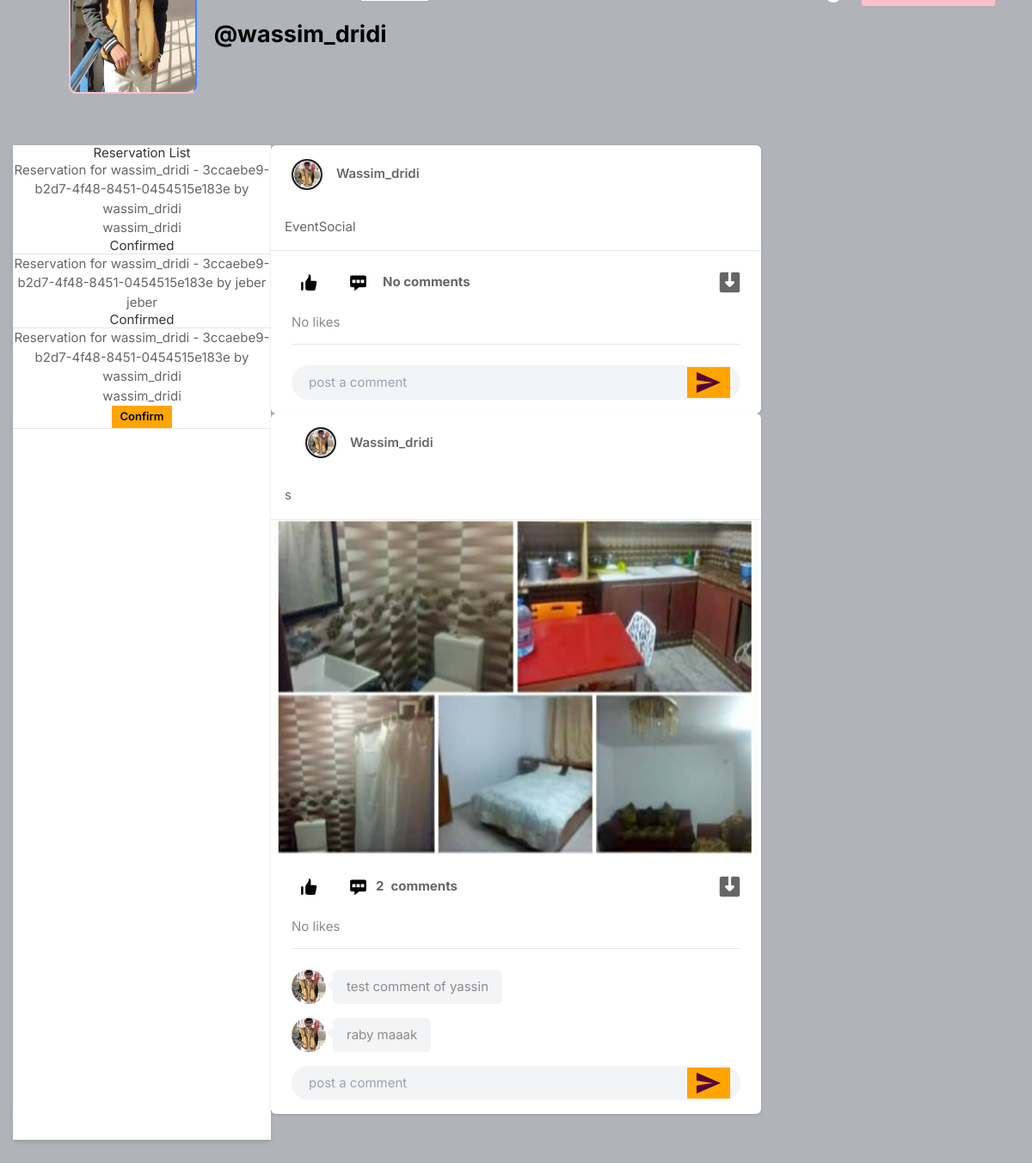
Page /account/profile/wassim_dridi (signed in) on the committed database.
### authentification/models.py (models this page shows, shortened)
class Profile(models.Model):
    user = models.ForeignKey(User , on_delete=models.CASCADE)
    id_user = models.IntegerField(default=uuid.uuid4)
    phoneNumber = models.IntegerField(blank=True , default=216)
    bio = models.TextField(blank=True , default='')
    utilisateur = models.IntegerField(default=0)
    location = models.CharField(max_length=100, blank=True ,default='')
    profileimg = models.ImageField(upload_to='profile_images/%y/%m/%d', default='blank-profile-picture.png')
    """
    firstName =
        relationship = models.IntegerField(choices=[(0, "None"), (1, "Single"), (2, "In a relationship"), (3, "Married"), (4, "Engaged")], default=0)

    lastName
    phoneNumber
    bio = models.TextField(blank=True)
    profileimg = models.ImageField(upload_to='profile_images', default='blank-profile-picture.png')
    location = models.CharField(max_length=100, blank=True) """

### account/models.py (models this page shows, shortened)
class Reservation(models.Model):
    post = models.ForeignKey(Post, on_delete=models.CASCADE)
    userPost = models.ForeignKey(User, on_delete=models.CASCADE, related_name='posted_reservations')
    user = models.ForeignKey(User, on_delete=models.CASCADE)
    confirmed = models.BooleanField(default=False)
    reservate_at = models.DateTimeField(default=datetime.now)
    def __str__(self):
        return f'Reservation for {self.post} by {self.user}'

class Post(models.Model):
    id = models.UUIDField(primary_key=True, default=uuid.uuid4)
    user = models.ForeignKey(User, on_delete=models.CASCADE)
    image = models.ImageField(upload_to='post_images/%y/%m/%d')
    caption = models.TextField()
    created_at = models.DateTimeField(default=datetime.now)
    likes = models.ManyToManyField(User, related_name='liked_posts', default=None)
    no_of_likes = models.IntegerField(default=0)
    type = models.TextField()
    nbrPersonne = models.IntegerField (default=1)
    def __str__(self):
        return f'{self.user.username} - {self.id}'

class Comment(models.Model):
    user = models.ForeignKey(User, on_delete=models.CASCADE)
    post = models.ForeignKey(Post, on_delete=models.CASCADE, related_name='comments')
    text = models.TextField()
    created_at = models.DateTimeField(default=datetime.now)

### account/views.py (the view)
# urls.py: path('profile/<str:pk>', views.profile, name='profile'),
def profile(request , pk):
    user_object = User.objects.get(username=pk)
    user_profile = Profile.objects.get(user=user_object)
    posts = Post.objects.filter(user=user_object)
    user_post_length = len(posts)
    reservations = Reservation.objects.filter(userPost=request.user)
    if request.user.is_authenticated:
        follower = request.user
        if Follow.objects.filter(follower=follower, followed_user=user_object).exists():
            button_text = 'Unfollow'
        else:
            button_text = 'Follow'
    else:
        button_text = None
    user_followers = Follow.objects.filter(followed_user=user_object).count()
    user_following = Follow.objects.filter(follower=user_object).count()
    posts_all =[]
    img_url_like = []
    for post in posts :
        liked_posts = post.likes.all()[:3]
        fan_profile = [Profile.objects.get(user=fan) for fan in liked_posts]
        comments = Comment.objects.filter(post=post)
        post_comments = []
        num_comments = comments.count()
        for comment in comments:
            comment_user = comment.user
            comment_profile = Profile.objects.get(user=comment_user)
            comment_text = comment.text
            post_comments.append({'text': comment_text, 'profile': comment_profile})
        POST = {
            'post':post ,
            'fan_profile' : fan_profile ,
            'comments': post_comments,
            'num_comments': num_comments
        }
        posts_all.append({'post':POST , 'profile_img': user_profile.profileimg.url })
    return render(request, './account/profile.html' , {'user_profile' : user_profile ,
                       'reservations' : reservations , 'user' : follower ,    'user_object':user_object,   'user_followers': user_followers,
        'user_following': user_following, 'button_text': button_text, 'posts_all' : posts_all , 'user_post_length' : user_post_length})

### templates/account/profile.html (shortened to what this page needs)
{% load static %}
<!DOCTYPE html>
<html lang="en">
<head>
    <link rel="stylesheet" href="{% static 'css/main.min.css' %}">
    <link rel="stylesheet" href="{% static 'css/style.css' %}">
    <link rel="stylesheet" href="{% static 'css/color.css' %}">
    <link rel="stylesheet" href="{% static 'css/responsive.css' %}">
    <link rel="stylesheet" href="{% static 'assets/css/icons.css' %}">
    <link rel="stylesheet" href="{% static 'assets/css/uikit.css' %}">
    <link rel="stylesheet" href="{% static 'assets/css/style.css' %}">
    <link rel="stylesheet" href="{% static 'assets/css/tailwind.css' %}">
</head>
<body>
	<section>
			<div class="feature-photo">
				<figure><img src="{% static 'images/resources/timeline-1.jpg' %}" alt=""></figure>
				<form action="/account/Follow_user " method="POST">
					<div class="add-btn">
					{% if user_object.username == user.username %}
					<a href="/account/settings/" data-ripple="">Account Settings</a>
					{% else %}
					<a data-ripple=""><button type="submit" style="background-color: #ffc0cb; border: #ffc0cb;">{{button_text}}</button></a>
					{% endif %}
					</div>
				</form>
				<div class="container-fluid">
					<div class="row merged">
						<div class="col-lg-2 col-sm-3">
							<div class="user-avatar">
								<figure>
									<img src="{{user_profile.profileimg.url}}" style="height: 250px; width: 100%; " alt="">
								</figure>
							</div>
						</div>
						<div class="col-lg-10 col-sm-9">
							<div class="timeline-info">
								<ul>
									<li class="admin-name">
									  <h5 style="color: black;white-space: nowrap; width: 110px; font-size: 27px;"><b>@{{user_profile.user.username}} </b></h5>
									</li>
								</ul>
							</div>
						</div>
					</div>
				</div>
			</div>
		</section>
	<section>
		<div class="gap gray-bg">
			<div class="container-fluid">
				<div class="row">
					<div class="col-lg-12">
						<div class="row" id="page-contents">
							<div class="col-lg-3">
								<aside class="sidebar static">
									<center>
										{% if user_object.username == user.username %}
														<h1>Reservation List</h1>
														<ul>
															{% for reservation in reservations %}
															<li>
																{{ reservation }}
																 <br>
																{{ reservation.user.username }}
																{% if not reservation.confirmed %}
																<form action="{% url 'confirm_reservation'%}" method="POST">
																	<button type="submit">Confirm</button>
																</form>
																{% else %}
																<h1>Confirmed</h1>
																{% endif %}
															</li>
															<hr>
															{% endfor %}
														</ul>
										{% endif %}
										</center>
								</aside>
							</div>
							<div class="col-lg-6">
								{% for post in posts_all reversed %}
                        <div class="bg-white shadow rounded-md  -mx-2 lg:mx-0">
                            <div class="flex justify-between items-center px-4 py-3">
                                <div class="flex flex-1 items-center space-x-4">
                                    <a href="#">
                                        <div class="bg-gradient-to-tr from-yellow-600 to-pink-600 p-0.5 rounded-full">
                                            <img src="{{post.profile_img}}" class="bg-gray-200 border border-white rounded-full w-8 h-8">
                                        </div>
                                    </a>
                                    <span class="block capitalize font-semibold ">{{post.post.post.user.username}} </span>
                                </div>
								{% if user_object.username == user.username %}
								<div>
									<a href="#"> <i class="icon-feather-more-horizontal text-2xl hover:bg-gray-200 rounded-full p-2 transition -mr-1 "></i> </a>
								</div>
								{% endif %}
                            </div>
                            <div class="p-3 border-b">
                                {{post.post.post.caption}}
                            </div>
                            <div uk-lightbox>
                                {% if post.post.post.image %}
                                    <a href="{{post.post.post.image.url}}">
                                        <center>
                                            <img src="{{post.post.post.image.url}}" alt="" width="99%">
                                        </center>
                                    </a>
                                {% endif %}
                            </div>
                            <div class="py-3 px-4 space-y-3">
                                <div class="flex space-x-4 lg:font-bold">
                                    <a href="/account/like_post?post_id={{post.post.post.id}}" class="flex items-center space-x-2">
                                        <div class="p-2 rounded-full text-black">
                                        </div>
                                    </a>
                                    <a href="#" class="flex items-center space-x-2">
                                        <div class="p-2 rounded-full text-black">
                                            <svg xmlns="http://www.w3.org/2000/svg" viewBox="0 0 20 20" fill="currentColor" width="25" height="25" class="">
                                                <path fill-rule="evenodd" d="M18 5v8a2 2 0 01-2 2h-5l-5 4v-4H4a2 2 0 01-2-2V5a2 2 0 012-2h12a2 2 0 012 2zM7 8H5v2h2V8zm2 0h2v2H9V8zm6 0h-2v2h2V8z" clip-rule="evenodd" />
                                            </svg>
                                        </div>
										{% if post.post.num_comments == 0 %}
                                            <strong>No comments</strong>
                                        {% elif post.post.num_comments == 1 %}
                                        {{post.post.num_comments}} <strong> comment</strong>
                                        {% else %}
                                        {{post.post.num_comments}} <strong> comments</strong>
                                        {% endif %}
                                    </a>
									<a href="/account/Reservation?post_id={{post.post.post.id}}" class="flex items-center space-x-2 flex-1 justify-end">
                                    </a>
                                </div>
                                <div class="flex items-center space-x-3">
                                    {% if post.post.post.no_of_likes == 0 %}
                                            <p>No likes</p>
                                    {% endif %}
                                </div>
                                <div class="border-t pt-4 space-y-4 ">
									{% for comment in post.post.comments|slice:"-2:" %}
                                    <div class="flex">
                                        <div class="w-10 h-10 rounded-full relative flex-shrink-0">
                                            <a href="/account/profile/{{comment.profile.user}}">
                                            <img src="{{comment.profile.profileimg.url}}" alt="{{comment.profile.user.username}}" class="absolute h-full rounded-full w-full">
                                        </a>
                                        </div>
                                        <div class="text-gray-700 py-2 px-3 rounded-md bg-gray-100 h-full relative lg:ml-5 ml-2 lg:mr-20   ">
                                            <p class="leading-6">{{comment.text}}   </p>
                                            <div class="absolute w-3 h-3 top-3 -left-1 bg-gray-100 transform rotate-45 "></div>
                                        </div>
                                    </div>
                                    {% endfor %}
									<div class="bg-gray-100 bg-gray-100 rounded-full rounded-md relative ">
										<form action="/account/addComment " method="POST">
										<input type="text" name="comment" placeholder="post a comment" class="bg-transparent max-h-10 shadow-none">
										<div class="absolute bottom-0 flex h-full items-center right-0 right-3 text-xl space-x-2">
											<a href="#"> <button type="submit">
												<svg style="color: rgb(84, 3, 58);" xmlns="http://www.w3.org/2000/svg" width="30" height="30" viewBox="0 0 512 512"><title>ionicons-v5-q</title><path d="M16,464,496,256,16,48V208l320,48L16,304Z" fill="#54033a"></path></svg>                                    </div>
										</form>
									</div>
                                </div>
                            </div>
                        </div>
                        {% endfor %}
							</div>
							<div class="col-lg-3">
								<aside class="sidebar static">
								</aside>
							</div>
						</div>
					</div>
				</div>
			</div>
		</div>
	</section>
</body>
</html>

### rows in the picture
Profile: profileimg (picture), user.username "wassim_dridi", profile.profileimg (picture), text "test comment of yassin", text "raby maaak"
Reservation: post+user "Reservation for wassim_dridi - 3ccaebe9-b2d7-4f48-8451-0454515e183e by wassim_dridi", user.username "wassim_dridi", confirmed "Confirmed"
Reservation: post+user "Reservation for wassim_dridi - 3ccaebe9-b2d7-4f48-8451-0454515e183e by jeber", user.username "jeber", confirmed "Confirmed"
Reservation: post+user "Reservation for wassim_dridi - 3ccaebe9-b2d7-4f48-8451-0454515e183e by wassim_dridi", user.username "wassim_dridi"
Post: post.post.user.username "Wassim_dridi", post.post.caption "EventSocial"
Post: post.post.user.username "Wassim_dridi", post.post.caption "s", post.post.image (picture)

### other values in the picture
{{ post.post.num_comments }} "2"
